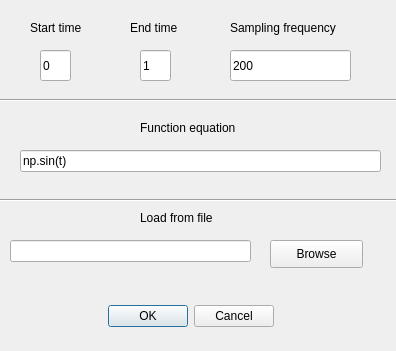
<?xml version="1.0" encoding="UTF-8"?>
<ui version="4.0">
 <class>Dialog</class>
 <widget class="QDialog" name="Dialog">
  <property name="geometry">
   <rect>
    <x>0</x>
    <y>0</y>
    <width>396</width>
    <height>351</height>
   </rect>
  </property>
  <property name="windowTitle">
   <string>Dialog</string>
  </property>
  <widget class="QDialogButtonBox" name="buttonBox">
   <property name="geometry">
    <rect>
     <x>20</x>
     <y>300</y>
     <width>341</width>
     <height>32</height>
    </rect>
   </property>
   <property name="orientation">
    <enum>Qt::Horizontal</enum>
   </property>
   <property name="standardButtons">
    <set>QDialogButtonBox::Cancel|QDialogButtonBox::Ok</set>
   </property>
   <property name="centerButtons">
    <bool>true</bool>
   </property>
  </widget>
  <widget class="QLineEdit" name="TimeStart">
   <property name="geometry">
    <rect>
     <x>40</x>
     <y>50</y>
     <width>31</width>
     <height>31</height>
    </rect>
   </property>
   <property name="text">
    <string>0</string>
   </property>
  </widget>
  <widget class="QLineEdit" name="Equation">
   <property name="geometry">
    <rect>
     <x>20</x>
     <y>150</y>
     <width>361</width>
     <height>22</height>
    </rect>
   </property>
   <property name="text">
    <string>np.sin(t)</string>
   </property>
  </widget>
  <widget class="QLabel" name="StartLabel">
   <property name="geometry">
    <rect>
     <x>30</x>
     <y>20</y>
     <width>57</width>
     <height>16</height>
    </rect>
   </property>
   <property name="text">
    <string>Start time</string>
   </property>
  </widget>
  <widget class="QLabel" name="EquationLabel">
   <property name="geometry">
    <rect>
     <x>140</x>
     <y>120</y>
     <width>101</width>
     <height>16</height>
    </rect>
   </property>
   <property name="text">
    <string>Function equation</string>
   </property>
  </widget>
  <widget class="QLabel" name="EndLabel">
   <property name="geometry">
    <rect>
     <x>130</x>
     <y>20</y>
     <width>50</width>
     <height>16</height>
    </rect>
   </property>
   <property name="text">
    <string>End time</string>
   </property>
  </widget>
  <widget class="QLineEdit" name="TimeEnd">
   <property name="geometry">
    <rect>
     <x>140</x>
     <y>50</y>
     <width>31</width>
     <height>31</height>
    </rect>
   </property>
   <property name="text">
    <string>1</string>
   </property>
  </widget>
  <widget class="QLabel" name="FsLabel">
   <property name="geometry">
    <rect>
     <x>230</x>
     <y>20</y>
     <width>113</width>
     <height>16</height>
    </rect>
   </property>
   <property name="text">
    <string>Sampling frequency</string>
   </property>
  </widget>
  <widget class="QLineEdit" name="Fs">
   <property name="geometry">
    <rect>
     <x>230</x>
     <y>50</y>
     <width>121</width>
     <height>31</height>
    </rect>
   </property>
   <property name="text">
    <string>200</string>
   </property>
  </widget>
  <widget class="Line" name="line">
   <property name="geometry">
    <rect>
     <x>0</x>
     <y>90</y>
     <width>401</width>
     <height>20</height>
    </rect>
   </property>
   <property name="orientation">
    <enum>Qt::Horizontal</enum>
   </property>
  </widget>
  <widget class="Line" name="line_2">
   <property name="geometry">
    <rect>
     <x>0</x>
     <y>190</y>
     <width>401</width>
     <height>20</height>
    </rect>
   </property>
   <property name="orientation">
    <enum>Qt::Horizontal</enum>
   </property>
  </widget>
  <widget class="QLabel" name="fileLabel">
   <property name="geometry">
    <rect>
     <x>140</x>
     <y>210</y>
     <width>91</width>
     <height>16</height>
    </rect>
   </property>
   <property name="text">
    <string>Load from file</string>
   </property>
  </widget>
  <widget class="QLineEdit" name="FilePathLine">
   <property name="geometry">
    <rect>
     <x>10</x>
     <y>240</y>
     <width>241</width>
     <height>22</height>
    </rect>
   </property>
  </widget>
  <widget class="QPushButton" name="BrowseButton">
   <property name="geometry">
    <rect>
     <x>270</x>
     <y>240</y>
     <width>93</width>
     <height>28</height>
    </rect>
   </property>
   <property name="text">
    <string>Browse</string>
   </property>
  </widget>
 </widget>
 <resources/>
 <connections>
  <connection>
   <sender>buttonBox</sender>
   <signal>accepted()</signal>
   <receiver>Dialog</receiver>
   <slot>accept()</slot>
   <hints>
    <hint type="sourcelabel">
     <x>248</x>
     <y>254</y>
    </hint>
    <hint type="destinationlabel">
     <x>157</x>
     <y>274</y>
    </hint>
   </hints>
  </connection>
  <connection>
   <sender>buttonBox</sender>
   <signal>rejected()</signal>
   <receiver>Dialog</receiver>
   <slot>reject()</slot>
   <hints>
    <hint type="sourcelabel">
     <x>316</x>
     <y>260</y>
    </hint>
    <hint type="destinationlabel">
     <x>286</x>
     <y>274</y>
    </hint>
   </hints>
  </connection>
 </connections>
</ui>
